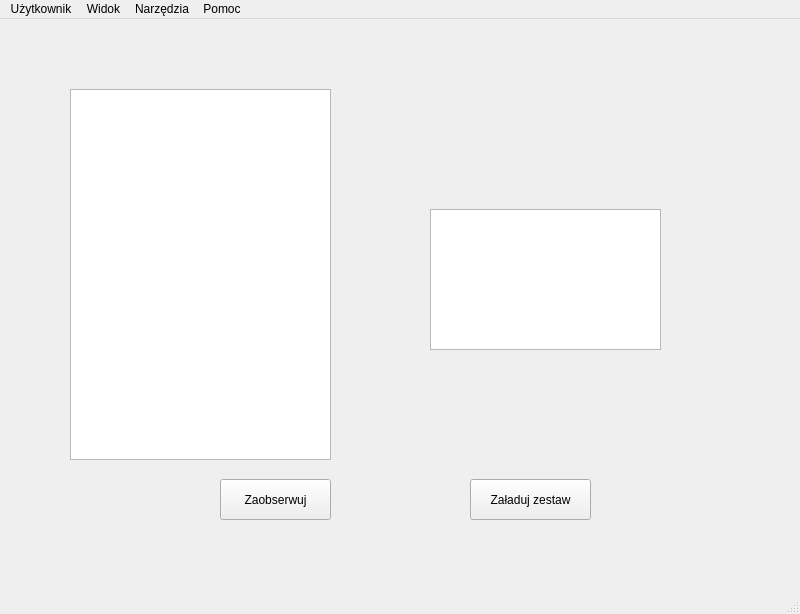
<?xml version="1.0" encoding="UTF-8"?>
<ui version="4.0">
 <class>MainWindow</class>
 <widget class="QMainWindow" name="MainWindow">
  <property name="geometry">
   <rect>
    <x>0</x>
    <y>0</y>
    <width>800</width>
    <height>614</height>
   </rect>
  </property>
  <property name="windowTitle">
   <string>MainWindow</string>
  </property>
  <widget class="QWidget" name="centralwidget">
   <widget class="QStackedWidget" name="baseStack">
    <property name="geometry">
     <rect>
      <x>10</x>
      <y>0</y>
      <width>782</width>
      <height>538</height>
     </rect>
    </property>
    <property name="styleSheet">
     <string notr="true">QPushButton:pressed {
    background-color: rgb(222, 221, 218)
}</string>
    </property>
    <property name="currentIndex">
     <number>5</number>
    </property>
    <widget class="QWidget" name="page">
     <widget class="QLabel" name="welcomeLabel">
      <property name="geometry">
       <rect>
        <x>30</x>
        <y>20</y>
        <width>711</width>
        <height>181</height>
       </rect>
      </property>
      <property name="text">
       <string>&lt;html&gt;&lt;head/&gt;&lt;body&gt;&lt;p&gt;&lt;span style=&quot; font-size:26pt;&quot;&gt;Witaj w aplikacji do nauki&lt;/span&gt;&lt;/p&gt;&lt;/body&gt;&lt;/html&gt;</string>
      </property>
      <property name="alignment">
       <set>Qt::AlignCenter</set>
      </property>
     </widget>
     <widget class="QPushButton" name="pushContinueButton">
      <property name="geometry">
       <rect>
        <x>490</x>
        <y>330</y>
        <width>241</width>
        <height>121</height>
       </rect>
      </property>
      <property name="layoutDirection">
       <enum>Qt::LeftToRight</enum>
      </property>
      <property name="text">
       <string>Utwórz zestaw fiszek</string>
      </property>
     </widget>
     <widget class="QPushButton" name="findSetsButton">
      <property name="geometry">
       <rect>
        <x>50</x>
        <y>330</y>
        <width>241</width>
        <height>121</height>
       </rect>
      </property>
      <property name="layoutDirection">
       <enum>Qt::LeftToRight</enum>
      </property>
      <property name="text">
       <string>Wybierz zestaw fiszek</string>
      </property>
     </widget>
    </widget>
    <widget class="QWidget" name="page_2">
     <widget class="QListWidget" name="fileSetsList">
      <property name="geometry">
       <rect>
        <x>70</x>
        <y>130</y>
        <width>221</width>
        <height>221</height>
       </rect>
      </property>
     </widget>
     <widget class="QListWidget" name="dbSetsList">
      <property name="geometry">
       <rect>
        <x>340</x>
        <y>130</y>
        <width>221</width>
        <height>221</height>
       </rect>
      </property>
     </widget>
     <widget class="QLabel" name="label_6">
      <property name="geometry">
       <rect>
        <x>120</x>
        <y>50</y>
        <width>121</width>
        <height>51</height>
       </rect>
      </property>
      <property name="text">
       <string>Zestawy z plików</string>
      </property>
     </widget>
     <widget class="QLabel" name="label_7">
      <property name="geometry">
       <rect>
        <x>360</x>
        <y>50</y>
        <width>171</width>
        <height>51</height>
       </rect>
      </property>
      <property name="text">
       <string>Zestawy z bazy danych</string>
      </property>
     </widget>
     <widget class="QPushButton" name="fileCardButton">
      <property name="geometry">
       <rect>
        <x>120</x>
        <y>390</y>
        <width>121</width>
        <height>51</height>
       </rect>
      </property>
      <property name="text">
       <string>Wybierz zestaw</string>
      </property>
     </widget>
     <widget class="QPushButton" name="dbCardButton">
      <property name="geometry">
       <rect>
        <x>380</x>
        <y>390</y>
        <width>121</width>
        <height>51</height>
       </rect>
      </property>
      <property name="text">
       <string>Wybierz zestaw</string>
      </property>
     </widget>
     <widget class="QPlainTextEdit" name="infoSetText">
      <property name="geometry">
       <rect>
        <x>580</x>
        <y>170</y>
        <width>201</width>
        <height>141</height>
       </rect>
      </property>
     </widget>
    </widget>
    <widget class="QWidget" name="page_4">
     <widget class="QPushButton" name="pushAddFlashcard">
      <property name="geometry">
       <rect>
        <x>80</x>
        <y>330</y>
        <width>181</width>
        <height>121</height>
       </rect>
      </property>
      <property name="text">
       <string>Dodaj fiszkę</string>
      </property>
     </widget>
     <widget class="QPushButton" name="pushBeginLearning">
      <property name="geometry">
       <rect>
        <x>490</x>
        <y>330</y>
        <width>191</width>
        <height>121</height>
       </rect>
      </property>
      <property name="text">
       <string>Zacznij naukę</string>
      </property>
     </widget>
     <widget class="QTextEdit" name="questionTextEdit">
      <property name="geometry">
       <rect>
        <x>150</x>
        <y>210</y>
        <width>111</width>
        <height>51</height>
       </rect>
      </property>
     </widget>
     <widget class="QLabel" name="label_2">
      <property name="geometry">
       <rect>
        <x>60</x>
        <y>210</y>
        <width>91</width>
        <height>51</height>
       </rect>
      </property>
      <property name="text">
       <string>Pytanie:</string>
      </property>
     </widget>
     <widget class="QLabel" name="label_3">
      <property name="geometry">
       <rect>
        <x>60</x>
        <y>270</y>
        <width>81</width>
        <height>51</height>
       </rect>
      </property>
      <property name="text">
       <string>Odpowiedź:</string>
      </property>
     </widget>
     <widget class="QTextEdit" name="answerTextEdit">
      <property name="geometry">
       <rect>
        <x>150</x>
        <y>270</y>
        <width>111</width>
        <height>51</height>
       </rect>
      </property>
     </widget>
     <widget class="QLabel" name="label_4">
      <property name="geometry">
       <rect>
        <x>60</x>
        <y>20</y>
        <width>601</width>
        <height>151</height>
       </rect>
      </property>
      <property name="text">
       <string>&lt;html&gt;&lt;head/&gt;&lt;body&gt;&lt;p&gt;&lt;span style=&quot; font-size:24pt;&quot;&gt;Strona główna&lt;/span&gt;&lt;/p&gt;&lt;/body&gt;&lt;/html&gt;</string>
      </property>
      <property name="alignment">
       <set>Qt::AlignCenter</set>
      </property>
     </widget>
     <widget class="QPushButton" name="saveToDbButton">
      <property name="geometry">
       <rect>
        <x>490</x>
        <y>130</y>
        <width>181</width>
        <height>41</height>
       </rect>
      </property>
      <property name="text">
       <string>Zapisz do bazy danych</string>
      </property>
     </widget>
     <widget class="QPushButton" name="saveToFileButton">
      <property name="geometry">
       <rect>
        <x>490</x>
        <y>180</y>
        <width>181</width>
        <height>41</height>
       </rect>
      </property>
      <property name="text">
       <string>Zapisz do pliku</string>
      </property>
     </widget>
     <widget class="QLabel" name="label_8">
      <property name="geometry">
       <rect>
        <x>170</x>
        <y>140</y>
        <width>111</width>
        <height>20</height>
       </rect>
      </property>
      <property name="text">
       <string>Nazwa zestawu:</string>
      </property>
     </widget>
     <widget class="QTextEdit" name="setNameTextEdit">
      <property name="geometry">
       <rect>
        <x>290</x>
        <y>140</y>
        <width>161</width>
        <height>31</height>
       </rect>
      </property>
     </widget>
     <widget class="QLineEdit" name="questionFilePath">
      <property name="geometry">
       <rect>
        <x>350</x>
        <y>220</y>
        <width>113</width>
        <height>25</height>
       </rect>
      </property>
     </widget>
     <widget class="QLineEdit" name="answerFilePath">
      <property name="geometry">
       <rect>
        <x>350</x>
        <y>280</y>
        <width>113</width>
        <height>25</height>
       </rect>
      </property>
     </widget>
     <widget class="QPushButton" name="questionFileButton">
      <property name="geometry">
       <rect>
        <x>280</x>
        <y>220</y>
        <width>61</width>
        <height>31</height>
       </rect>
      </property>
      <property name="text">
       <string>Plik</string>
      </property>
     </widget>
     <widget class="QPushButton" name="answerFileButton">
      <property name="geometry">
       <rect>
        <x>280</x>
        <y>280</y>
        <width>61</width>
        <height>31</height>
       </rect>
      </property>
      <property name="text">
       <string>Plik</string>
      </property>
     </widget>
    </widget>
    <widget class="QWidget" name="page_3">
     <widget class="QPushButton" name="nextFlashcardButton">
      <property name="geometry">
       <rect>
        <x>240</x>
        <y>460</y>
        <width>291</width>
        <height>61</height>
       </rect>
      </property>
      <property name="text">
       <string>Następna fiszka </string>
      </property>
     </widget>
     <widget class="QTextBrowser" name="questionBrowser">
      <property name="geometry">
       <rect>
        <x>220</x>
        <y>130</y>
        <width>301</width>
        <height>101</height>
       </rect>
      </property>
     </widget>
     <widget class="QTextBrowser" name="answerBrowser">
      <property name="geometry">
       <rect>
        <x>220</x>
        <y>250</y>
        <width>301</width>
        <height>101</height>
       </rect>
      </property>
     </widget>
     <widget class="QLabel" name="label_5">
      <property name="geometry">
       <rect>
        <x>240</x>
        <y>30</y>
        <width>241</width>
        <height>51</height>
       </rect>
      </property>
      <property name="text">
       <string>&lt;html&gt;&lt;head/&gt;&lt;body&gt;&lt;p align=&quot;center&quot;&gt;&lt;span style=&quot; font-size:24pt; font-weight:600;&quot;&gt;Tryb Nauki&lt;/span&gt;&lt;/p&gt;&lt;/body&gt;&lt;/html&gt;</string>
      </property>
     </widget>
     <widget class="QPushButton" name="showAnswerButton">
      <property name="geometry">
       <rect>
        <x>560</x>
        <y>190</y>
        <width>181</width>
        <height>111</height>
       </rect>
      </property>
      <property name="text">
       <string>Pokaż odpowiedź</string>
      </property>
     </widget>
     <widget class="QPushButton" name="returnButton">
      <property name="geometry">
       <rect>
        <x>20</x>
        <y>20</y>
        <width>81</width>
        <height>51</height>
       </rect>
      </property>
      <property name="text">
       <string>Powrót</string>
      </property>
     </widget>
     <widget class="QLabel" name="label_9">
      <property name="geometry">
       <rect>
        <x>230</x>
        <y>370</y>
        <width>291</width>
        <height>16</height>
       </rect>
      </property>
      <property name="text">
       <string>Oceń jak dobrze zapamiętałeś daną fiszkę</string>
      </property>
     </widget>
     <widget class="QPushButton" name="repeatButton">
      <property name="geometry">
       <rect>
        <x>110</x>
        <y>390</y>
        <width>81</width>
        <height>61</height>
       </rect>
      </property>
      <property name="font">
       <font>
        <pointsize>9</pointsize>
       </font>
      </property>
      <property name="text">
       <string>Zapomniana</string>
      </property>
     </widget>
     <widget class="QPushButton" name="hardButton">
      <property name="geometry">
       <rect>
        <x>200</x>
        <y>390</y>
        <width>91</width>
        <height>61</height>
       </rect>
      </property>
      <property name="text">
       <string>Trudna</string>
      </property>
     </widget>
     <widget class="QPushButton" name="easyButton">
      <property name="geometry">
       <rect>
        <x>500</x>
        <y>390</y>
        <width>91</width>
        <height>61</height>
       </rect>
      </property>
      <property name="text">
       <string>Łatwa</string>
      </property>
     </widget>
     <widget class="QPushButton" name="mediumButton">
      <property name="geometry">
       <rect>
        <x>400</x>
        <y>390</y>
        <width>91</width>
        <height>61</height>
       </rect>
      </property>
      <property name="font">
       <font>
        <pointsize>8</pointsize>
       </font>
      </property>
      <property name="text">
       <string>Umiarkowana</string>
      </property>
      <property name="iconSize">
       <size>
        <width>17</width>
        <height>17</height>
       </size>
      </property>
     </widget>
     <widget class="QPushButton" name="perfectButton">
      <property name="geometry">
       <rect>
        <x>600</x>
        <y>390</y>
        <width>91</width>
        <height>61</height>
       </rect>
      </property>
      <property name="styleSheet">
       <string notr="true">perfectButton::clicked {
background-color: rgb(53, 132, 228);
}</string>
      </property>
      <property name="text">
       <string>Bardzo łatwa</string>
      </property>
     </widget>
     <widget class="QPushButton" name="problematicButton">
      <property name="geometry">
       <rect>
        <x>300</x>
        <y>390</y>
        <width>91</width>
        <height>61</height>
       </rect>
      </property>
      <property name="font">
       <font>
        <pointsize>9</pointsize>
       </font>
      </property>
      <property name="text">
       <string>Problematyczna</string>
      </property>
     </widget>
     <widget class="QPushButton" name="questionFileShowButton">
      <property name="geometry">
       <rect>
        <x>10</x>
        <y>160</y>
        <width>181</width>
        <height>51</height>
       </rect>
      </property>
      <property name="text">
       <string>Pokaż plik do pytania</string>
      </property>
     </widget>
     <widget class="QPushButton" name="answerFileShowButton">
      <property name="geometry">
       <rect>
        <x>10</x>
        <y>270</y>
        <width>181</width>
        <height>51</height>
       </rect>
      </property>
      <property name="text">
       <string>Pokaż plik do odpowiedzi</string>
      </property>
     </widget>
    </widget>
    <widget class="QWidget" name="userAccPage">
     <widget class="QLabel" name="statsLabel">
      <property name="geometry">
       <rect>
        <x>60</x>
        <y>150</y>
        <width>211</width>
        <height>81</height>
       </rect>
      </property>
      <property name="font">
       <font>
        <pointsize>16</pointsize>
       </font>
      </property>
      <property name="text">
       <string>Oto twoje statystyki:</string>
      </property>
     </widget>
     <widget class="QPushButton" name="returnButton_2">
      <property name="geometry">
       <rect>
        <x>0</x>
        <y>20</y>
        <width>89</width>
        <height>25</height>
       </rect>
      </property>
      <property name="text">
       <string>Powrót </string>
      </property>
     </widget>
     <widget class="QLabel" name="label">
      <property name="geometry">
       <rect>
        <x>300</x>
        <y>50</y>
        <width>67</width>
        <height>17</height>
       </rect>
      </property>
      <property name="text">
       <string>Witaj:</string>
      </property>
     </widget>
    </widget>
    <widget class="QWidget" name="page_5">
     <widget class="QListWidget" name="dbSetsList2">
      <property name="geometry">
       <rect>
        <x>60</x>
        <y>70</y>
        <width>261</width>
        <height>371</height>
       </rect>
      </property>
     </widget>
     <widget class="QPushButton" name="subscribeSetButton">
      <property name="geometry">
       <rect>
        <x>210</x>
        <y>460</y>
        <width>111</width>
        <height>41</height>
       </rect>
      </property>
      <property name="text">
       <string>Zaobserwuj</string>
      </property>
     </widget>
     <widget class="QPushButton" name="loadSetButton">
      <property name="geometry">
       <rect>
        <x>460</x>
        <y>460</y>
        <width>121</width>
        <height>41</height>
       </rect>
      </property>
      <property name="text">
       <string>Załaduj zestaw</string>
      </property>
     </widget>
     <widget class="QPlainTextEdit" name="infoSetText2">
      <property name="geometry">
       <rect>
        <x>420</x>
        <y>190</y>
        <width>231</width>
        <height>141</height>
       </rect>
      </property>
     </widget>
    </widget>
   </widget>
  </widget>
  <widget class="QStatusBar" name="statusbar"/>
  <widget class="QMenuBar" name="menuBar">
   <property name="geometry">
    <rect>
     <x>0</x>
     <y>0</y>
     <width>800</width>
     <height>22</height>
    </rect>
   </property>
   <widget class="QMenu" name="menuU_ytkownik">
    <property name="title">
     <string>Użytkownik</string>
    </property>
    <addaction name="actionProfile"/>
    <addaction name="actionAllSets"/>
    <addaction name="actionSwitchUser"/>
    <addaction name="actionExit"/>
   </widget>
   <widget class="QMenu" name="menuWidok">
    <property name="title">
     <string>Widok</string>
    </property>
    <addaction name="actionFullScreen"/>
   </widget>
   <widget class="QMenu" name="menuNarz_dzia">
    <property name="title">
     <string>Narzędzia</string>
    </property>
   </widget>
   <widget class="QMenu" name="menuPomoc">
    <property name="title">
     <string>Pomoc</string>
    </property>
    <addaction name="actionInfo"/>
   </widget>
   <addaction name="menuU_ytkownik"/>
   <addaction name="menuWidok"/>
   <addaction name="menuNarz_dzia"/>
   <addaction name="menuPomoc"/>
  </widget>
  <action name="actionProfile">
   <property name="text">
    <string>Konto</string>
   </property>
  </action>
  <action name="actionSwitchUser">
   <property name="text">
    <string>Przełącz użytkownika</string>
   </property>
  </action>
  <action name="actionExit">
   <property name="text">
    <string>Zakończ i zamknij</string>
   </property>
  </action>
  <action name="actionInfo">
   <property name="text">
    <string>Instrukcja</string>
   </property>
  </action>
  <action name="actionFullScreen">
   <property name="text">
    <string>Pełny ekran                F11</string>
   </property>
   <property name="shortcut">
    <string>F11</string>
   </property>
  </action>
  <action name="actionAllSets">
   <property name="text">
    <string>Zestawy użytkowników</string>
   </property>
  </action>
 </widget>
 <resources/>
 <connections/>
</ui>
